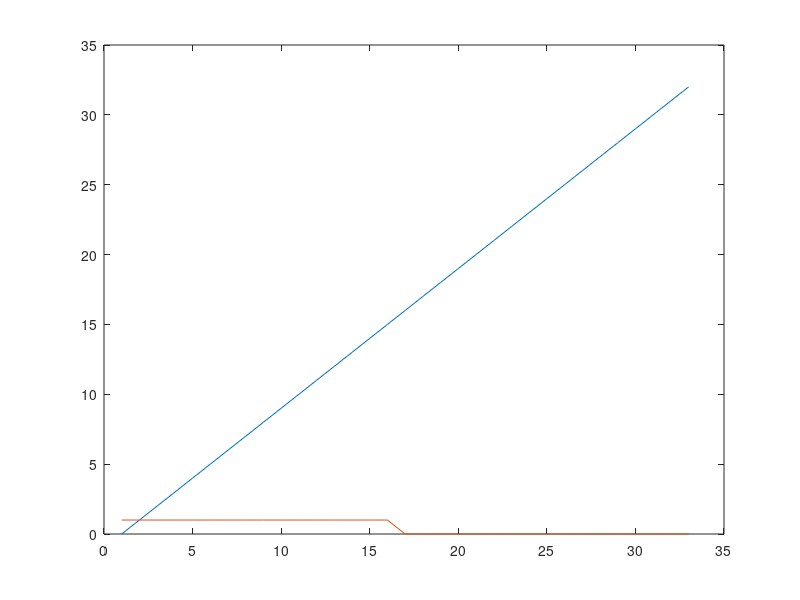

The MATLAB script that drew this image:
%% E. Bailey Galacci & Justin P Williams
% Audio Logic
% 10/17/2019

% This script is to initialize the dynamicFIRv1 simulink model

% Parameters of the model are:
%   W_Bits, F_Bits, ram_size
%   Ts_system, Ts
%
% Inputs of the model are:
%   Avalon Control Signals:
%       Avalon_Source_Valid
%       Avalon_Source_Data
%       Avalon_Source_Channel
%       Avalon_Source_Error
%
%   Register Control Signals:
%       Register_Data
%       Register_Addr
%       Register_Write_En
%       inSignal (Simple cosine)
%   
%
% Outputs of the model are:
%   Avalon Sink Signals:
%       wr_dout
%       outputBus
%       outSignal (Filtered cosine)
%

%% To do: set up these model things as an object mp (model parameters)
clear; clc;

MODEL_NOT_REAL = 1;

%% Setting up model parameters:
Fs = 48000; % Hz, this is the standard input rate of the audio codec
Ts = 1/Fs;

if (MODEL_NOT_REAL)
    Fs_system = 1;   % this is here solely to use up less space
else
    Fs_system = 50000000; % 50 MHz, this is the clock rate we expect of the DE10
end
Ts_system = 1/Fs_system;
W_Bits = 32; F_Bits = 28;


% THINGS WE CAN MESS AROUND WITH
ram_size = 4;
Sel_Bits = 2; % 2, since there are two RAM blocks and we want a state where we don't write to either
RAM_0_SEL = 0; RAM_1_SEL = 1;
LED_Bits = 8; % there are 8 LEDs we can output to. Might as well use them all.

%% Setting up model inputs:
steps = 2^(ram_size + 1);
stop_time = Ts_system*steps;  %%%% NOTE: set low because simplicity of model
tt_system = (0:Ts_system:stop_time)';   
tt_inputs = (0:Ts_system:stop_time)';

% Avalon Control Signals:
% Avalon Processing Block only executes when valid == 1
Avalon_Source_Valid = [tt_system, ones(length(tt_system), 1)];

% Avalon Data is used as the input read address and select.
%  must be 32 bit unsigned int. Addr is bottom Addr_Bits. Sel is next Sel_Bits
%  originally this is fixdt(1,32,28), but for this test its easier to use unisigned ints.
Avalon_Source_Data = [tt_system, ones(length(tt_system), 1)];

% For now, the system is only implemented on the left channel. So all 0s.
Avalon_Source_Channel = [tt_system, zeros(length(tt_system), 1)];

% Error isn't implemented fully. Set to 0s. 
Avalon_Source_Error = [tt_system, zeros(length(tt_system), 1)];

% Register Control Signals:
% These registers will let us actually write to the RAM blocks. 
% Register_Data will control the 8-bit LED output if Avalon asks for that
% specific Sel & Addr code. 32 bit signed int, but we only care about 8.
Register_Data = [tt_system, ones(length(tt_system), 1)];
% Register_Addr sets which RAM to write to and where. 32 bit uint   
Register_Addr = [tt_system, ones(length(tt_system), 1)];
% Register_En sets when to write to RAM. 32 bit uint   
Register_Write_En = [tt_system, zeros(length(tt_system), 1)];
% Filtering Signal
inSignal = [tt_system, cos(tt_system)]; 


%% Here, we mess around with model inputs for testing purposes.
% first, set up the registers to fill the tables.
i = 1;
for ix = 2^ram_size : -1 : 1
    % first lookup table is a forward count
    Register_Data(i,2) = i;
    Register_Addr(i,2) = i-1;
    Register_Write_En(i,2) = 1;
    i = i+1;
end

% for ix = 2^ram_size : -1 : 1
%     % Second lookup table is a forward count
%     Register_Data(i,2) = ix;
%     Register_Addr(i,2) = i-1;
%     Register_En        = 1;
%     i = i+1;
% end
plot(Register_Write_En)

Register_Addr(33:end, 2) = 32; %this sets sel to 2, nullifying the writes to both RAM_0 and RAM_1
%% now that we've filled the tables, lets try reading from them!
Avalon_Source_Data(:,2) = 32; % this is outside the range. 
Avalon_Source_Data(:,2);
% starting at i = 33
addr = 0;
% say, read from addr 0 in table 0. and go up from there.
while(i < steps+2)
    Avalon_Source_Data(i,2) = addr;
    addr = addr + 1;
    i = i+1; 
end
% NOTE: expecting addr of 32 to be seen as address 0, but there's a z-delay
% so we shouldn't see that anyways. 